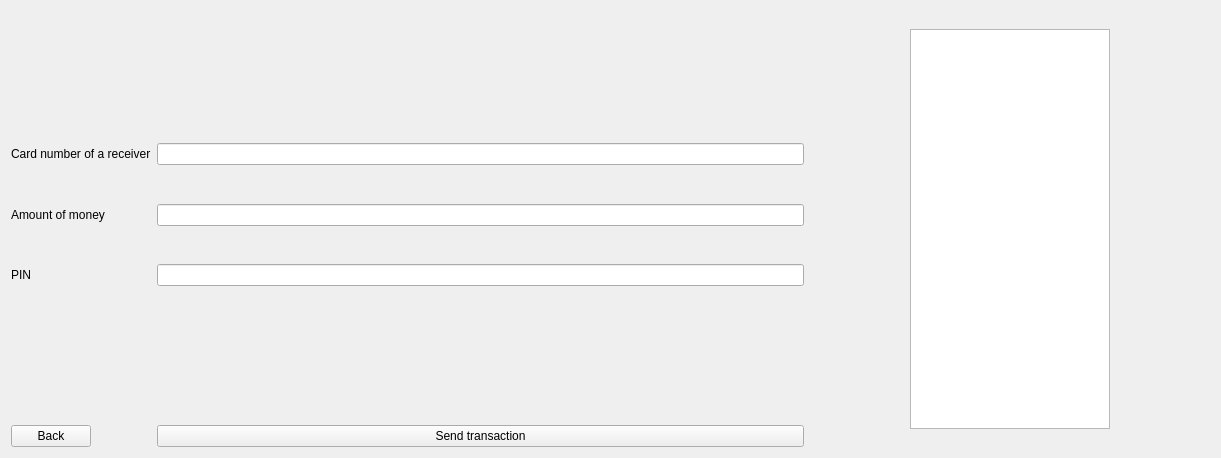
<?xml version="1.0" encoding="UTF-8"?>
<ui version="4.0">
 <class>TransactionWidget</class>
 <widget class="QWidget" name="TransactionWidget">
  <property name="geometry">
   <rect>
    <x>0</x>
    <y>0</y>
    <width>1221</width>
    <height>458</height>
   </rect>
  </property>
  <property name="windowTitle">
   <string>Form</string>
  </property>
  <layout class="QHBoxLayout" name="horizontalLayout">
   <item>
    <layout class="QFormLayout" name="formLayout">
     <item row="0" column="0">
      <layout class="QFormLayout" name="formLayout_2"/>
     </item>
     <item row="0" column="1">
      <spacer name="verticalSpacer_3">
       <property name="orientation">
        <enum>Qt::Vertical</enum>
       </property>
       <property name="sizeType">
        <enum>QSizePolicy::Preferred</enum>
       </property>
       <property name="sizeHint" stdset="0">
        <size>
         <width>20</width>
         <height>300</height>
        </size>
       </property>
      </spacer>
     </item>
     <item row="1" column="0">
      <widget class="QLabel" name="label_3">
       <property name="text">
        <string>Card number of a receiver</string>
       </property>
      </widget>
     </item>
     <item row="1" column="1">
      <widget class="QLineEdit" name="cardNumField"/>
     </item>
     <item row="2" column="1">
      <spacer name="verticalSpacer_5">
       <property name="orientation">
        <enum>Qt::Vertical</enum>
       </property>
       <property name="sizeHint" stdset="0">
        <size>
         <width>20</width>
         <height>200</height>
        </size>
       </property>
      </spacer>
     </item>
     <item row="3" column="0">
      <widget class="QLabel" name="label">
       <property name="text">
        <string>Amount of money</string>
       </property>
      </widget>
     </item>
     <item row="3" column="1">
      <widget class="QLineEdit" name="moneyInputField"/>
     </item>
     <item row="6" column="1">
      <spacer name="verticalSpacer_4">
       <property name="orientation">
        <enum>Qt::Vertical</enum>
       </property>
       <property name="sizeHint" stdset="0">
        <size>
         <width>20</width>
         <height>300</height>
        </size>
       </property>
      </spacer>
     </item>
     <item row="8" column="0">
      <widget class="QPushButton" name="backButton">
       <property name="text">
        <string>Back</string>
       </property>
      </widget>
     </item>
     <item row="8" column="1">
      <widget class="QPushButton" name="sendTransactionButton">
       <property name="text">
        <string>Send transaction</string>
       </property>
      </widget>
     </item>
     <item row="5" column="1">
      <widget class="QLineEdit" name="pinInputField"/>
     </item>
     <item row="4" column="1">
      <spacer name="verticalSpacer">
       <property name="orientation">
        <enum>Qt::Vertical</enum>
       </property>
       <property name="sizeHint" stdset="0">
        <size>
         <width>20</width>
         <height>200</height>
        </size>
       </property>
      </spacer>
     </item>
     <item row="5" column="0">
      <widget class="QLabel" name="label_2">
       <property name="text">
        <string>PIN</string>
       </property>
      </widget>
     </item>
    </layout>
   </item>
   <item>
    <spacer name="horizontalSpacer_2">
     <property name="orientation">
      <enum>Qt::Horizontal</enum>
     </property>
     <property name="sizeType">
      <enum>QSizePolicy::Preferred</enum>
     </property>
     <property name="sizeHint" stdset="0">
      <size>
       <width>100</width>
       <height>20</height>
      </size>
     </property>
    </spacer>
   </item>
   <item>
    <widget class="QTextEdit" name="infoField">
     <property name="maximumSize">
      <size>
       <width>200</width>
       <height>400</height>
      </size>
     </property>
    </widget>
   </item>
   <item>
    <spacer name="horizontalSpacer">
     <property name="orientation">
      <enum>Qt::Horizontal</enum>
     </property>
     <property name="sizeType">
      <enum>QSizePolicy::Preferred</enum>
     </property>
     <property name="sizeHint" stdset="0">
      <size>
       <width>100</width>
       <height>20</height>
      </size>
     </property>
    </spacer>
   </item>
  </layout>
 </widget>
 <resources/>
 <connections/>
</ui>
